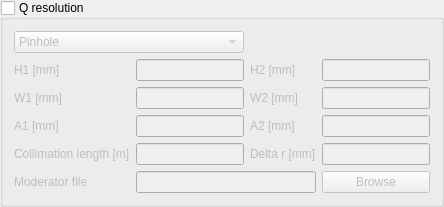
                <widget class="QGroupBox" name="q_resolution_group_box">
                 <property name="toolTip">
                  <string>&lt;html&gt;&lt;head/&gt;&lt;body&gt;&lt;p&gt;Settings for Q resolution. If checked, then the Q resolution is used, else not.&lt;/p&gt;&lt;/body&gt;&lt;/html&gt;</string>
                 </property>
                 <property name="title">
                  <string>Q resolution</string>
                 </property>
                 <property name="checkable">
                  <bool>true</bool>
                 </property>
                 <property name="checked">
                  <bool>false</bool>
                 </property>
                 <layout class="QGridLayout" name="gridLayout_13">
                  <item row="0" column="0" colspan="2">
                   <widget class="QComboBox" name="q_resolution_shape_combo_box">
                    <property name="toolTip">
                     <string>&lt;html&gt;&lt;head/&gt;&lt;body&gt;&lt;p&gt;Selection of the aperture. This can be either a rectangular or a circular aperture&lt;/p&gt;&lt;/body&gt;&lt;/html&gt;</string>
                    </property>
                    <item>
                     <property name="text">
                      <string>Pinhole</string>
                     </property>
                    </item>
                    <item>
                     <property name="text">
                      <string>Slit</string>
                     </property>
                    </item>
                   </widget>
                  </item>
                  <item row="3" column="0">
                   <widget class="QLabel" name="q_resolution_source_a_label">
                    <property name="toolTip">
                     <string>&lt;html&gt;&lt;head/&gt;&lt;body&gt;&lt;p&gt;Diameter of a circular source aperature.&lt;/p&gt;&lt;/body&gt;&lt;/html&gt;</string>
                    </property>
                    <property name="text">
                     <string>A1 [mm]</string>
                    </property>
                   </widget>
                  </item>
                  <item row="3" column="2">
                   <widget class="QLabel" name="q_resolution_sample_a_label">
                    <property name="toolTip">
                     <string>&lt;html&gt;&lt;head/&gt;&lt;body&gt;&lt;p&gt;Diameter of a circular sample aperature.&lt;/p&gt;&lt;/body&gt;&lt;/html&gt;</string>
                    </property>
                    <property name="text">
                     <string>A2 [mm]</string>
                    </property>
                   </widget>
                  </item>
                  <item row="1" column="1">
                   <widget class="QLineEdit" name="q_resolution_source_h_line_edit">
                    <property name="toolTip">
                     <string>&lt;html&gt;&lt;head/&gt;&lt;body&gt;&lt;p&gt;Height of a rectangular source aperature.&lt;/p&gt;&lt;/body&gt;&lt;/html&gt;</string>
                    </property>
                   </widget>
                  </item>
                  <item row="2" column="2">
                   <widget class="QLabel" name="q_resolution_sample_w_label">
                    <property name="toolTip">
                     <string>&lt;html&gt;&lt;head/&gt;&lt;body&gt;&lt;p&gt;Width of a rectangular sample aperature.&lt;/p&gt;&lt;/body&gt;&lt;/html&gt;</string>
                    </property>
                    <property name="text">
                     <string>W2 [mm]</string>
                    </property>
                   </widget>
                  </item>
                  <item row="2" column="3">
                   <widget class="QLineEdit" name="q_resolution_sample_w_line_edit">
                    <property name="toolTip">
                     <string>&lt;html&gt;&lt;head/&gt;&lt;body&gt;&lt;p&gt;Width of a rectangular sample aperature.&lt;/p&gt;&lt;/body&gt;&lt;/html&gt;</string>
                    </property>
                   </widget>
                  </item>
                  <item row="5" column="0">
                   <widget class="QLabel" name="q_resolution_collimation_length_label">
                    <property name="toolTip">
                     <string>&lt;html&gt;&lt;head/&gt;&lt;body&gt;&lt;p&gt;The collimation length.&lt;/p&gt;&lt;/body&gt;&lt;/html&gt;</string>
                    </property>
                    <property name="text">
                     <string>Collimation length [m]</string>
                    </property>
                   </widget>
                  </item>
                  <item row="5" column="2">
                   <widget class="QLabel" name="q_resolution_delta_r_label">
                    <property name="toolTip">
                     <string>&lt;html&gt;&lt;head/&gt;&lt;body&gt;&lt;p&gt;Delta r.&lt;/p&gt;&lt;/body&gt;&lt;/html&gt;</string>
                    </property>
                    <property name="text">
                     <string>Delta r [mm]</string>
                    </property>
                   </widget>
                  </item>
                  <item row="6" column="1" colspan="2">
                   <widget class="QLineEdit" name="q_resolution_moderator_file_line_edit">
                    <property name="toolTip">
                     <string>&lt;html&gt;&lt;head/&gt;&lt;body&gt;&lt;p&gt;Path to the moderator file.&lt;/p&gt;&lt;/body&gt;&lt;/html&gt;</string>
                    </property>
                   </widget>
                  </item>
                  <item row="6" column="3">
                   <widget class="QPushButton" name="q_resolution_moderator_file_push_button">
                    <property name="text">
                     <string>Browse</string>
                    </property>
                   </widget>
                  </item>
                  <item row="6" column="0">
                   <widget class="QLabel" name="q_resolution_moderator_file_label">
                    <property name="toolTip">
                     <string>&lt;html&gt;&lt;head/&gt;&lt;body&gt;&lt;p&gt;Path to the moderator file.&lt;/p&gt;&lt;/body&gt;&lt;/html&gt;</string>
                    </property>
                    <property name="text">
                     <string>Moderator file</string>
                    </property>
                   </widget>
                  </item>
                  <item row="5" column="1">
                   <widget class="QLineEdit" name="q_resolution_collimation_length_line_edit">
                    <property name="toolTip">
                     <string>&lt;html&gt;&lt;head/&gt;&lt;body&gt;&lt;p&gt;The collimation length.&lt;/p&gt;&lt;/body&gt;&lt;/html&gt;</string>
                    </property>
                   </widget>
                  </item>
                  <item row="5" column="3">
                   <widget class="QLineEdit" name="q_resolution_delta_r_line_edit">
                    <property name="toolTip">
                     <string>&lt;html&gt;&lt;head/&gt;&lt;body&gt;&lt;p&gt;Delta r.&lt;/p&gt;&lt;/body&gt;&lt;/html&gt;</string>
                    </property>
                   </widget>
                  </item>
                  <item row="3" column="3">
                   <widget class="QLineEdit" name="q_resolution_sample_a_line_edit">
                    <property name="toolTip">
                     <string>&lt;html&gt;&lt;head/&gt;&lt;body&gt;&lt;p&gt;Diameter of a circular sample aperature.&lt;/p&gt;&lt;/body&gt;&lt;/html&gt;</string>
                    </property>
                   </widget>
                  </item>
                  <item row="3" column="1">
                   <widget class="QLineEdit" name="q_resolution_source_a_line_edit">
                    <property name="toolTip">
                     <string>&lt;html&gt;&lt;head/&gt;&lt;body&gt;&lt;p&gt;Diameter of a circular source aperature.&lt;/p&gt;&lt;/body&gt;&lt;/html&gt;</string>
                    </property>
                   </widget>
                  </item>
                  <item row="2" column="1">
                   <widget class="QLineEdit" name="q_resolution_source_w_line_edit">
                    <property name="toolTip">
                     <string>&lt;html&gt;&lt;head/&gt;&lt;body&gt;&lt;p&gt;Width of a rectangular source aperature.&lt;/p&gt;&lt;/body&gt;&lt;/html&gt;</string>
                    </property>
                   </widget>
                  </item>
                  <item row="1" column="0">
                   <widget class="QLabel" name="q_resolution_source_h_label">
                    <property name="toolTip">
                     <string>&lt;html&gt;&lt;head/&gt;&lt;body&gt;&lt;p&gt;Height of a rectangular source aperature.&lt;/p&gt;&lt;/body&gt;&lt;/html&gt;</string>
                    </property>
                    <property name="text">
                     <string>H1 [mm]</string>
                    </property>
                   </widget>
                  </item>
                  <item row="1" column="3">
                   <widget class="QLineEdit" name="q_resolution_sample_h_line_edit">
                    <property name="toolTip">
                     <string>&lt;html&gt;&lt;head/&gt;&lt;body&gt;&lt;p&gt;Height of a rectangular sample aperature.&lt;/p&gt;&lt;/body&gt;&lt;/html&gt;</string>
                    </property>
                   </widget>
                  </item>
                  <item row="2" column="0">
                   <widget class="QLabel" name="q_resolution_source_w_label">
                    <property name="toolTip">
                     <string>&lt;html&gt;&lt;head/&gt;&lt;body&gt;&lt;p&gt;Width of a rectangular source aperature.&lt;/p&gt;&lt;/body&gt;&lt;/html&gt;</string>
                    </property>
                    <property name="text">
                     <string>W1 [mm]</string>
                    </property>
                   </widget>
                  </item>
                  <item row="1" column="2">
                   <widget class="QLabel" name="q_resolution_sample_h_label">
                    <property name="toolTip">
                     <string>&lt;html&gt;&lt;head/&gt;&lt;body&gt;&lt;p&gt;Height of a rectangular sample aperature.&lt;/p&gt;&lt;/body&gt;&lt;/html&gt;</string>
                    </property>
                    <property name="text">
                     <string>H2 [mm]</string>
                    </property>
                   </widget>
                  </item>
                 </layout>
                </widget>
